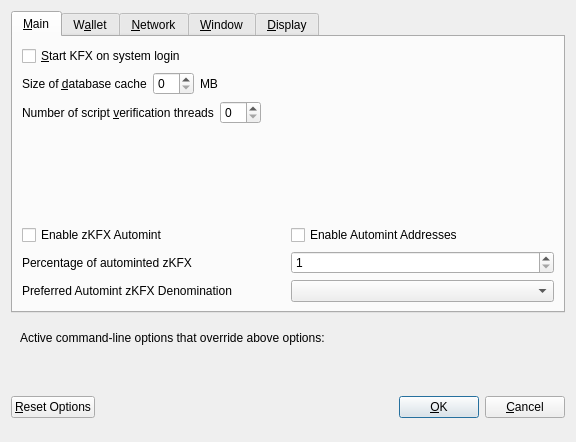
<?xml version="1.0" encoding="UTF-8"?>
<ui version="4.0">
 <class>OptionsDialog</class>
 <widget class="QDialog" name="OptionsDialog">
  <property name="geometry">
   <rect>
    <x>0</x>
    <y>0</y>
    <width>576</width>
    <height>442</height>
   </rect>
  </property>
  <property name="windowTitle">
   <string>Options</string>
  </property>
  <property name="modal">
   <bool>true</bool>
  </property>
  <layout class="QVBoxLayout" name="verticalLayout">
   <item>
    <widget class="QTabWidget" name="tabWidget">
     <property name="currentIndex">
      <number>0</number>
     </property>
     <widget class="QWidget" name="tabMain">
      <attribute name="title">
       <string>&amp;Main</string>
      </attribute>
      <layout class="QVBoxLayout" name="verticalLayout_Main">
       <item>
        <widget class="QCheckBox" name="bitcoinAtStartup">
         <property name="toolTip">
          <string>Automatically start KFX after logging in to the system.</string>
         </property>
         <property name="text">
          <string>&amp;Start KFX on system login</string>
         </property>
        </widget>
       </item>
       <item>
        <layout class="QHBoxLayout" name="horizontalLayout_2_Main">
         <item>
          <widget class="QLabel" name="databaseCacheLabel">
           <property name="text">
            <string>Size of &amp;database cache</string>
           </property>
           <property name="textFormat">
            <enum>Qt::PlainText</enum>
           </property>
           <property name="buddy">
            <cstring>databaseCache</cstring>
           </property>
          </widget>
         </item>
         <item>
          <widget class="QSpinBox" name="databaseCache"/>
         </item>
         <item>
          <widget class="QLabel" name="databaseCacheUnitLabel">
           <property name="text">
            <string>MB</string>
           </property>
           <property name="textFormat">
            <enum>Qt::PlainText</enum>
           </property>
          </widget>
         </item>
         <item>
          <spacer name="horizontalSpacer_2_Main">
           <property name="orientation">
            <enum>Qt::Horizontal</enum>
           </property>
           <property name="sizeHint" stdset="0">
            <size>
             <width>40</width>
             <height>20</height>
            </size>
           </property>
          </spacer>
         </item>
        </layout>
       </item>
       <item>
        <layout class="QHBoxLayout" name="horizontalLayout_3_Main">
         <item>
          <widget class="QLabel" name="threadsScriptVerifLabel">
           <property name="text">
            <string>Number of script &amp;verification threads</string>
           </property>
           <property name="textFormat">
            <enum>Qt::PlainText</enum>
           </property>
           <property name="buddy">
            <cstring>threadsScriptVerif</cstring>
           </property>
          </widget>
         </item>
         <item>
          <widget class="QSpinBox" name="threadsScriptVerif">
           <property name="toolTip">
            <string>(0 = auto, &lt;0 = leave that many cores free)</string>
           </property>
          </widget>
         </item>
         <item>
          <spacer name="horizontalSpacer_3_Main">
           <property name="orientation">
            <enum>Qt::Horizontal</enum>
           </property>
           <property name="sizeHint" stdset="0">
            <size>
             <width>40</width>
             <height>20</height>
            </size>
           </property>
          </spacer>
         </item>
        </layout>
       </item>
       <item>
        <spacer name="verticalSpacer_2">
         <property name="orientation">
          <enum>Qt::Vertical</enum>
         </property>
         <property name="sizeHint" stdset="0">
          <size>
           <width>20</width>
           <height>40</height>
          </size>
         </property>
        </spacer>
       </item>
       <item>
        <widget class="QWidget" name="verticalZknoxfsOptionsWidget" native="true">
         <layout class="QVBoxLayout" name="verticalZknoxfsOptionsLayout">
          <property name="margin">
           <number>0</number>
          </property>
          <item>
           <layout class="QHBoxLayout" name="horizontalAutomintingLayout">
            <item>
             <widget class="QCheckBox" name="checkBoxZeromintEnable">
              <property name="toolTip">
               <string>Enable automatic minting of KFX units to zKFX</string>
              </property>
              <property name="layoutDirection">
               <enum>Qt::LeftToRight</enum>
              </property>
              <property name="text">
               <string>Enable zKFX Automint</string>
              </property>
             </widget>
            </item>
            <item>
             <widget class="QCheckBox" name="checkBoxZeromintAddresses">
              <property name="toolTip">
               <string>Enable automatic zKFX minting from specific addresses</string>
              </property>
              <property name="layoutDirection">
               <enum>Qt::LeftToRight</enum>
              </property>
              <property name="text">
               <string>Enable Automint Addresses</string>
              </property>
             </widget>
            </item>
           </layout>
          </item>
          <item>
           <layout class="QHBoxLayout" name="horizontalZmintPercentageLayout">
            <item>
             <widget class="QLabel" name="percentage_label">
              <property name="toolTip">
               <string>Percentage of incoming KFX which get automatically converted to zKFX via Zerocoin Protocol (min: 10%)</string>
              </property>
              <property name="text">
               <string>Percentage of autominted zKFX</string>
              </property>
             </widget>
            </item>
            <item>
             <widget class="QSpinBox" name="zeromintPercentage">
              <property name="minimum">
               <number>1</number>
              </property>
              <property name="maximum">
               <number>100</number>
              </property>
             </widget>
            </item>
           </layout>
          </item>
          <item>
           <layout class="QHBoxLayout" name="horizontalLayout" stretch="0,0">
            <property name="sizeConstraint">
             <enum>QLayout::SetFixedSize</enum>
            </property>
            <item>
             <widget class="QLabel" name="labelPreferredDenom">
              <property name="maximumSize">
               <size>
                <width>16777215</width>
                <height>16777215</height>
               </size>
              </property>
              <property name="toolTip">
               <string>Wait with automatic conversion to Zerocoin until enough KFX for this denomination is available</string>
              </property>
              <property name="text">
               <string>Preferred Automint zKFX Denomination</string>
              </property>
             </widget>
            </item>
            <item>
             <widget class="QComboBox" name="preferredDenom">
              <property name="maximumSize">
               <size>
                <width>16777215</width>
                <height>27</height>
               </size>
              </property>
              <property name="toolTip">
               <string>Wait with automatic conversion to Zerocoin until enough KFX for this denomination is available</string>
              </property>
              <property name="maxVisibleItems">
               <number>9</number>
              </property>
              <property name="maxCount">
               <number>9</number>
              </property>
             </widget>
            </item>
           </layout>
          </item>
         </layout>
        </widget>
       </item>
      </layout>
     </widget>
     <widget class="QWidget" name="tabWallet">
      <attribute name="title">
       <string>W&amp;allet</string>
      </attribute>
      <layout class="QVBoxLayout" name="verticalLayout_Wallet">
       <item>
        <layout class="QHBoxLayout" name="horizontalLayout_2_Wallet">
         <item>
          <widget class="QLabel" name="labelStakeSplitThresholdText">
           <property name="text">
            <string>Stake split threshold:</string>
           </property>
          </widget>
         </item>
         <item>
          <widget class="QSpinBox" name="spinBoxStakeSplitThreshold">
           <property name="minimum">
            <number>1</number>
           </property>
           <property name="maximum">
            <number>999999</number>
           </property>
          </widget>
         </item>
        </layout>
       </item>
       <item>
        <widget class="QGroupBox" name="groupBox">
         <property name="title">
          <string>Expert</string>
         </property>
         <layout class="QVBoxLayout" name="verticalLayout_2">
          <item>
           <widget class="QCheckBox" name="coinControlFeatures">
            <property name="toolTip">
             <string>Whether to show coin control features or not.</string>
            </property>
            <property name="text">
             <string>Enable coin &amp;control features</string>
            </property>
           </widget>
          </item>
          <item>
           <widget class="QCheckBox" name="showMasternodesTab">
            <property name="toolTip">
             <string>Show additional tab listing all your masternodes in first sub-tab&lt;br/&gt;and all masternodes on the network in second sub-tab.</string>
            </property>
            <property name="text">
             <string>Show Masternodes Tab</string>
            </property>
           </widget>
          </item>
          <item>
           <widget class="QCheckBox" name="spendZeroConfChange">
            <property name="toolTip">
             <string>If you disable the spending of unconfirmed change, the change from a transaction&lt;br/&gt;cannot be used until that transaction has at least one confirmation.&lt;br/&gt;This also affects how your balance is computed.</string>
            </property>
            <property name="text">
             <string>&amp;Spend unconfirmed change</string>
            </property>
           </widget>
          </item>
         </layout>
        </widget>
       </item>
       <item>
        <spacer name="verticalSpacer_Wallet">
         <property name="orientation">
          <enum>Qt::Vertical</enum>
         </property>
         <property name="sizeHint" stdset="0">
          <size>
           <width>20</width>
           <height>40</height>
          </size>
         </property>
        </spacer>
       </item>
      </layout>
     </widget>
     <widget class="QWidget" name="tabNetwork">
      <attribute name="title">
       <string>&amp;Network</string>
      </attribute>
      <layout class="QVBoxLayout" name="verticalLayout_Network">
       <item>
        <widget class="QCheckBox" name="mapPortUpnp">
         <property name="toolTip">
          <string>Automatically open the KFX client port on the router. This only works when your router supports UPnP and it is enabled.</string>
         </property>
         <property name="text">
          <string>Map port using &amp;UPnP</string>
         </property>
        </widget>
       </item>
       <item>
        <widget class="QCheckBox" name="allowIncoming">
         <property name="toolTip">
          <string>Accept connections from outside</string>
         </property>
         <property name="text">
          <string>Allow incoming connections</string>
         </property>
        </widget>
       </item>
       <item>
        <widget class="QCheckBox" name="connectSocks">
         <property name="toolTip">
          <string>Connect to the KFX network through a SOCKS5 proxy.</string>
         </property>
         <property name="text">
          <string>&amp;Connect through SOCKS5 proxy (default proxy):</string>
         </property>
        </widget>
       </item>
       <item>
        <layout class="QHBoxLayout" name="horizontalLayout_1_Network">
         <item>
          <widget class="QLabel" name="proxyIpLabel">
           <property name="text">
            <string>Proxy &amp;IP:</string>
           </property>
           <property name="textFormat">
            <enum>Qt::PlainText</enum>
           </property>
           <property name="buddy">
            <cstring>proxyIp</cstring>
           </property>
          </widget>
         </item>
         <item>
          <widget class="QValidatedLineEdit" name="proxyIp">
           <property name="minimumSize">
            <size>
             <width>140</width>
             <height>0</height>
            </size>
           </property>
           <property name="maximumSize">
            <size>
             <width>140</width>
             <height>16777215</height>
            </size>
           </property>
           <property name="toolTip">
            <string>IP address of the proxy (e.g. IPv4: 127.0.0.1 / IPv6: ::1)</string>
           </property>
          </widget>
         </item>
         <item>
          <widget class="QLabel" name="proxyPortLabel">
           <property name="text">
            <string>&amp;Port:</string>
           </property>
           <property name="textFormat">
            <enum>Qt::PlainText</enum>
           </property>
           <property name="buddy">
            <cstring>proxyPort</cstring>
           </property>
          </widget>
         </item>
         <item>
          <widget class="QLineEdit" name="proxyPort">
           <property name="minimumSize">
            <size>
             <width>55</width>
             <height>0</height>
            </size>
           </property>
           <property name="maximumSize">
            <size>
             <width>55</width>
             <height>16777215</height>
            </size>
           </property>
           <property name="toolTip">
            <string>Port of the proxy (e.g. 9050)</string>
           </property>
          </widget>
         </item>
         <item>
          <spacer name="horizontalSpacer_1_Network">
           <property name="orientation">
            <enum>Qt::Horizontal</enum>
           </property>
           <property name="sizeHint" stdset="0">
            <size>
             <width>40</width>
             <height>20</height>
            </size>
           </property>
          </spacer>
         </item>
        </layout>
       </item>
       <item>
        <spacer name="verticalSpacer_Network">
         <property name="orientation">
          <enum>Qt::Vertical</enum>
         </property>
         <property name="sizeHint" stdset="0">
          <size>
           <width>20</width>
           <height>40</height>
          </size>
         </property>
        </spacer>
       </item>
      </layout>
     </widget>
     <widget class="QWidget" name="tabWindow">
      <attribute name="title">
       <string>&amp;Window</string>
      </attribute>
      <layout class="QVBoxLayout" name="verticalLayout_Window">
       <item>
        <widget class="QCheckBox" name="minimizeToTray">
         <property name="toolTip">
          <string>Show only a tray icon after minimizing the window.</string>
         </property>
         <property name="text">
          <string>&amp;Minimize to the tray instead of the taskbar</string>
         </property>
        </widget>
       </item>
       <item>
        <widget class="QCheckBox" name="minimizeOnClose">
         <property name="toolTip">
          <string>Minimize instead of exit the application when the window is closed. When this option is enabled, the application will be closed only after selecting Quit in the menu.</string>
         </property>
         <property name="text">
          <string>M&amp;inimize on close</string>
         </property>
        </widget>
       </item>
       <item>
        <spacer name="verticalSpacer_Window">
         <property name="orientation">
          <enum>Qt::Vertical</enum>
         </property>
         <property name="sizeHint" stdset="0">
          <size>
           <width>20</width>
           <height>40</height>
          </size>
         </property>
        </spacer>
       </item>
      </layout>
     </widget>
     <widget class="QWidget" name="tabDisplay">
      <attribute name="title">
       <string>&amp;Display</string>
      </attribute>
      <layout class="QVBoxLayout" name="verticalLayout_Display">
       <item>
        <layout class="QHBoxLayout" name="horizontalLayout_1_Display">
         <item>
          <widget class="QLabel" name="langLabel">
           <property name="text">
            <string>User Interface &amp;language:</string>
           </property>
           <property name="textFormat">
            <enum>Qt::PlainText</enum>
           </property>
           <property name="buddy">
            <cstring>lang</cstring>
           </property>
          </widget>
         </item>
         <item>
          <widget class="QValueComboBox" name="lang">
           <property name="toolTip">
            <string>The user interface language can be set here. This setting will take effect after restarting KFX.</string>
           </property>
          </widget>
         </item>
        </layout>
       </item>
       <item>
        <widget class="QLabel" name="label_3">
         <property name="toolTip">
          <string notr="true"/>
         </property>
         <property name="statusTip">
          <string notr="true"/>
         </property>
         <property name="whatsThis">
          <string notr="true"/>
         </property>
         <property name="accessibleName">
          <string notr="true"/>
         </property>
         <property name="text">
          <string>Language missing or translation incomplete? Help contributing translations here:
https://www.transifex.com/knoxfs-project/knoxfs-project-translations</string>
         </property>
         <property name="wordWrap">
          <bool>true</bool>
         </property>
         <property name="openExternalLinks">
          <bool>true</bool>
         </property>
         <property name="textInteractionFlags">
          <set>Qt::TextBrowserInteraction</set>
         </property>
        </widget>
       </item>
       <item>
        <layout class="QHBoxLayout" name="horizontalLayout_2_Display" stretch="0,0">
         <item>
          <widget class="QLabel" name="themeLabel">
           <property name="text">
            <string>User Interface Theme:</string>
           </property>
          </widget>
         </item>
         <item>
          <widget class="QValueComboBox" name="theme"/>
         </item>
        </layout>
       </item>
       <item>
        <widget class="QWidget" name="verticalZknoxfsDisplayWidget" native="true">
         <layout class="QVBoxLayout" name="verticalZknoxfsDisplayLayout">
          <property name="margin">
           <number>0</number>
          </property>
          <item>
           <widget class="Line" name="line">
            <property name="orientation">
             <enum>Qt::Horizontal</enum>
            </property>
           </widget>
          </item>
          <item>
           <layout class="QHBoxLayout" name="horizontalLayout_3_Display">
            <item>
             <widget class="QLabel" name="unitLabel">
              <property name="text">
               <string>Unit to show amounts in:</string>
              </property>
              <property name="textFormat">
               <enum>Qt::PlainText</enum>
              </property>
             </widget>
            </item>
            <item>
             <widget class="QValueComboBox" name="unit">
              <property name="toolTip">
               <string>Choose the default subdivision unit to show in the interface and when sending coins.</string>
              </property>
             </widget>
            </item>
           </layout>
          </item>
          <item>
           <layout class="QHBoxLayout" name="horizontalLayout_4_Display">
            <item>
             <widget class="QLabel" name="digitsLabel">
              <property name="text">
               <string>Decimal digits</string>
              </property>
             </widget>
            </item>
            <item>
             <widget class="QValueComboBox" name="digits"/>
            </item>
           </layout>
          </item>
          <item>
           <layout class="QHBoxLayout" name="horizontalLayout_5_Display">
            <item>
             <widget class="QCheckBox" name="checkBoxHideZeroBalances">
              <property name="toolTip">
               <string>Hide empty balances</string>
              </property>
              <property name="layoutDirection">
               <enum>Qt::LeftToRight</enum>
              </property>
              <property name="text">
               <string>Hide empty balances</string>
              </property>
             </widget>
            </item>
            <item>
             <widget class="QCheckBox" name="checkBoxHideOrphans">
              <property name="toolTip">
               <string>Hide orphan stakes in transaction lists</string>
              </property>
              <property name="text">
               <string>Hide orphan stakes</string>
              </property>
             </widget>
            </item>
            <item>
             <spacer name="horizontalSpacer">
              <property name="orientation">
               <enum>Qt::Horizontal</enum>
              </property>
              <property name="sizeHint" stdset="0">
               <size>
                <width>40</width>
                <height>20</height>
               </size>
              </property>
             </spacer>
            </item>
           </layout>
          </item>
          <item>
           <layout class="QHBoxLayout" name="horizontalLayout_6_Display">
            <item>
             <widget class="QLabel" name="thirdPartyTxUrlsLabel">
              <property name="toolTip">
               <string>Third party URLs (e.g. a block explorer) that appear in the transactions tab as context menu items. %s in the URL is replaced by transaction hash. Multiple URLs are separated by vertical bar |.</string>
              </property>
              <property name="text">
               <string>Third party transaction URLs</string>
              </property>
             </widget>
            </item>
            <item>
             <widget class="QLineEdit" name="thirdPartyTxUrls">
              <property name="toolTip">
               <string>Third party URLs (e.g. a block explorer) that appear in the transactions tab as context menu items. %s in the URL is replaced by transaction hash. Multiple URLs are separated by vertical bar |.</string>
              </property>
             </widget>
            </item>
           </layout>
          </item>
         </layout>
        </widget>
       </item>
       <item>
        <spacer name="verticalSpacer">
         <property name="orientation">
          <enum>Qt::Vertical</enum>
         </property>
         <property name="sizeHint" stdset="0">
          <size>
           <width>20</width>
           <height>40</height>
          </size>
         </property>
        </spacer>
       </item>
      </layout>
     </widget>
    </widget>
   </item>
   <item>
    <widget class="QFrame" name="frame">
     <layout class="QVBoxLayout" name="verticalLayout_Bottom">
      <item>
       <layout class="QHBoxLayout" name="horizontalLayout_Bottom">
        <item>
         <widget class="QLabel" name="overriddenByCommandLineInfoLabel">
          <property name="text">
           <string>Active command-line options that override above options:</string>
          </property>
          <property name="textFormat">
           <enum>Qt::PlainText</enum>
          </property>
         </widget>
        </item>
        <item>
         <spacer name="horizontalSpacer_Bottom">
          <property name="orientation">
           <enum>Qt::Horizontal</enum>
          </property>
          <property name="sizeHint" stdset="0">
           <size>
            <width>40</width>
            <height>20</height>
           </size>
          </property>
         </spacer>
        </item>
       </layout>
      </item>
      <item>
       <widget class="QLabel" name="overriddenByCommandLineLabel">
        <property name="text">
         <string/>
        </property>
        <property name="textFormat">
         <enum>Qt::PlainText</enum>
        </property>
        <property name="wordWrap">
         <bool>true</bool>
        </property>
       </widget>
      </item>
     </layout>
    </widget>
   </item>
   <item>
    <layout class="QHBoxLayout" name="horizontalLayout_Buttons">
     <item>
      <widget class="QPushButton" name="resetButton">
       <property name="toolTip">
        <string>Reset all client options to default.</string>
       </property>
       <property name="text">
        <string>&amp;Reset Options</string>
       </property>
       <property name="autoDefault">
        <bool>false</bool>
       </property>
      </widget>
     </item>
     <item>
      <spacer name="horizontalSpacer_1">
       <property name="orientation">
        <enum>Qt::Horizontal</enum>
       </property>
       <property name="sizeHint" stdset="0">
        <size>
         <width>40</width>
         <height>48</height>
        </size>
       </property>
      </spacer>
     </item>
     <item>
      <widget class="QLabel" name="statusLabel">
       <property name="minimumSize">
        <size>
         <width>200</width>
         <height>0</height>
        </size>
       </property>
       <property name="font">
        <font>
         <weight>75</weight>
         <bold>true</bold>
        </font>
       </property>
       <property name="text">
        <string/>
       </property>
       <property name="textFormat">
        <enum>Qt::PlainText</enum>
       </property>
       <property name="wordWrap">
        <bool>true</bool>
       </property>
      </widget>
     </item>
     <item>
      <spacer name="horizontalSpacer_2">
       <property name="orientation">
        <enum>Qt::Horizontal</enum>
       </property>
       <property name="sizeHint" stdset="0">
        <size>
         <width>40</width>
         <height>48</height>
        </size>
       </property>
      </spacer>
     </item>
     <item>
      <widget class="QPushButton" name="okButton">
       <property name="text">
        <string>&amp;OK</string>
       </property>
       <property name="autoDefault">
        <bool>false</bool>
       </property>
       <property name="default">
        <bool>true</bool>
       </property>
      </widget>
     </item>
     <item>
      <widget class="QPushButton" name="cancelButton">
       <property name="text">
        <string>&amp;Cancel</string>
       </property>
       <property name="autoDefault">
        <bool>false</bool>
       </property>
      </widget>
     </item>
    </layout>
   </item>
  </layout>
 </widget>
 <customwidgets>
  <customwidget>
   <class>QValidatedLineEdit</class>
   <extends>QLineEdit</extends>
   <header>qvalidatedlineedit.h</header>
  </customwidget>
  <customwidget>
   <class>QValueComboBox</class>
   <extends>QComboBox</extends>
   <header>qvaluecombobox.h</header>
  </customwidget>
 </customwidgets>
 <resources/>
 <connections/>
</ui>
